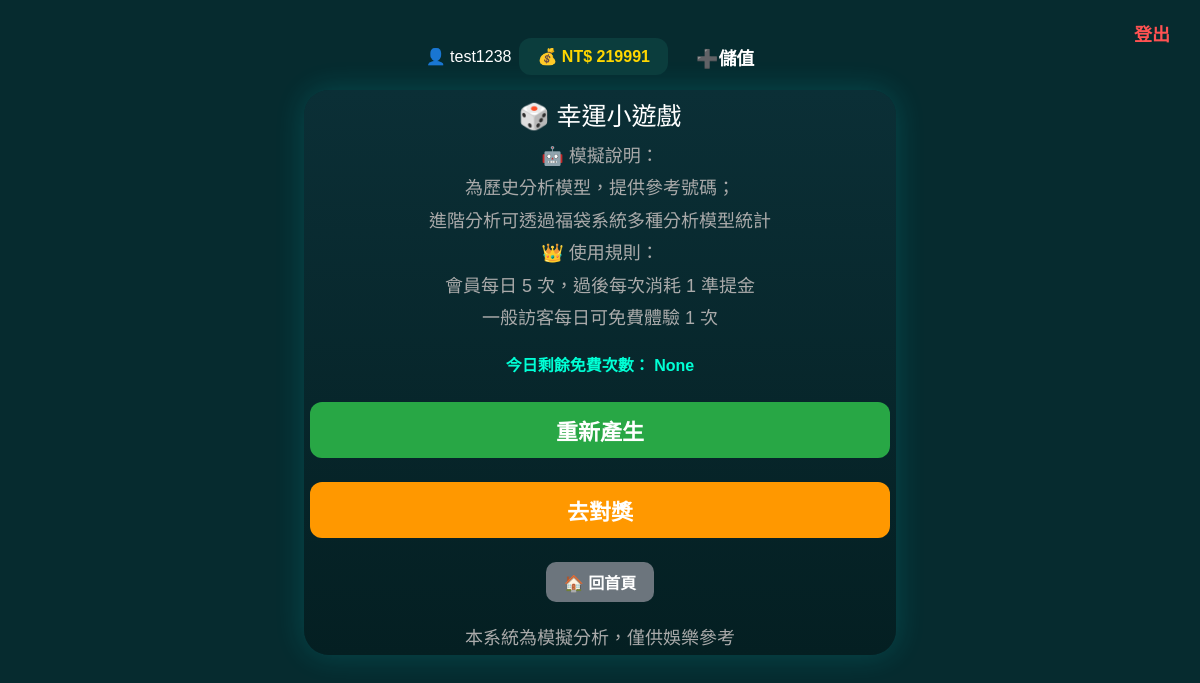
/ai (signed in), run on an earlier commit of the app's database.
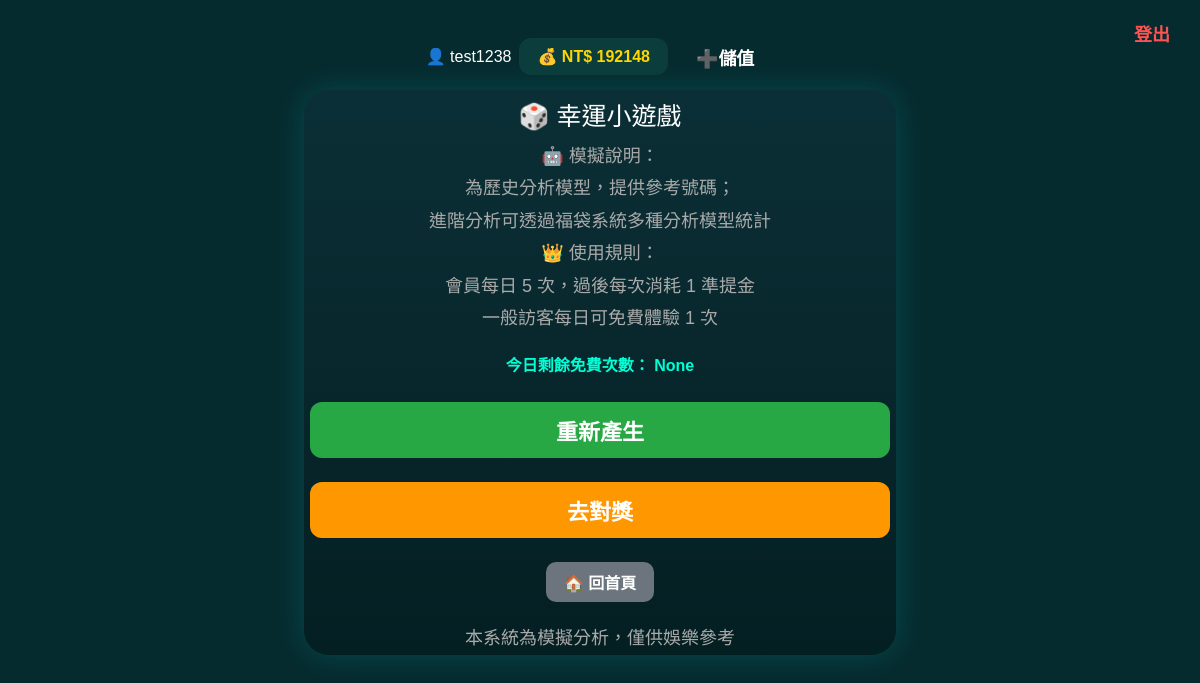
And on a later commit of the database.
### tables this page shows
CREATE TABLE users (
    id INTEGER PRIMARY KEY AUTOINCREMENT,
    username TEXT UNIQUE,
    password TEXT
, points INTEGER DEFAULT 1000, email TEXT, phone TEXT, address TEXT, name TEXT);

### app.py (the view, shortened to what this page needs)
@app.route("/ai", methods=["GET", "POST"])
def ai_page():
    if request.method == "GET":
        return render_template(
            "ai.html",
            numbers=session.get("ai_numbers"),
            special=session.get("ai_special"),
            remaining=session.get("ai_remaining"),
            is_member=session.get("ai_is_member"),
            error=session.get("ai_error"),
        )

### app.py (called while the page is built)
@app.context_processor
def inject_user():
    user_id = session.get("user_id")
    balance = 0
    if user_id:
        conn = None
        try:
            conn = get_shop_db()
            c = conn.cursor()
            c.execute("SELECT points FROM users WHERE id=?", (user_id,))
            row = c.fetchone()
            if row:
                balance = row[0]
        except Exception as e:
            print("inject_user error:", e)
        finally:
            if conn:
                conn.close()
    return dict(global_money=balance)

@app.before_request
def make_session_permanent():
    session.permanent = True

### services/db.py (called while the page is built)
def get_shop_db():
    print("========== SHOP DB ==========")
    print(os.path.abspath(SHOP_DB))
    print("=============================")
    conn = sqlite3.connect(SHOP_DB, timeout=30)
    conn.execute("PRAGMA journal_mode=WAL")
    conn.row_factory = sqlite3.Row
    return conn

### templates/ai.html (shortened to what this page needs)
<!DOCTYPE html>
<html lang="zh-TW">
<head>
</head>
<body>
    <div class="top-bar">
        <div class="top-user">
            👤 {{ session.user }}
        </div>
        <div class="top-money">
            💰 NT$ {{ global_money }}
        </div>
        <a href="/bag" class="top-btn deposit-btn">
            ➕儲值
        </a>
        <a href="/logout" class="top-btn logout-btn">
            登出
        </a>
    </div>
    <div class="card">
        <div class="title">
            🎲 幸運小遊戲
        </div>
        <div style="margin-top:8px; font-size:18px; color:#aaa; line-height:1.8;">
            🤖 模擬說明：<br>
            為歷史分析模型，提供參考號碼；<br>
            進階分析可透過福袋系統多種分析模型統計<br>
            👑 使用規則：<br>
            會員每日 5 次，過後每次消耗 1 準提金<br>
            一般訪客每日可免費體驗 1 次
        </div>
        <br>
        <div style="
        color:#00ffd5;
        font-size:16px;
        font-weight:bold;
    ">
            今日剩餘免費次數：
            {{ remaining }}
        </div>
        <div class="btn-group">
            <form action="/ai" method="POST" class="full-btn-form">
                <button type="submit" class="btn btn-green btn-main">
                    重新產生
                </button>
            </form>
            <button class="btn btn-orange btn-main" onclick="location.href='/check'">
                去對獎
            </button>
            <a href="/" class="btn btn-home">
                🏠 回首頁
            </a>
        </div>
        <div class="notice">
            本系統為模擬分析，僅供娛樂參考
        </div>
    </div>
</body>
</html>

What changed in the data, as far as the page shows it:
changed users "test1238": points "219991" → "192148"
